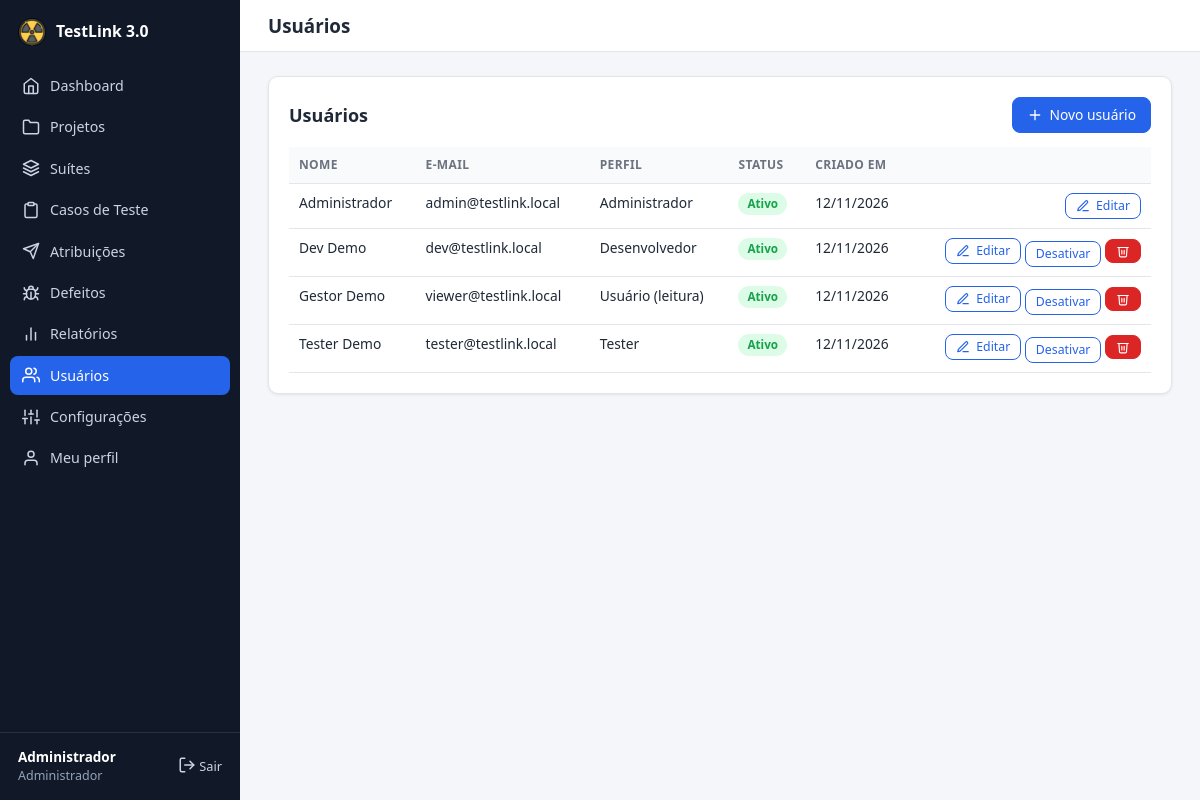
/users.php (signed in), run on the app's committed database.
### tables this page shows
CREATE TABLE users (
    id            INT UNSIGNED AUTO_INCREMENT PRIMARY KEY,
    name          VARCHAR(120) NOT NULL,
    email         VARCHAR(160) NOT NULL UNIQUE,
    password_hash VARCHAR(255) NOT NULL,
    role          ENUM('admin','tester','developer','viewer') NOT NULL DEFAULT 'tester',
    active        TINYINT(1) NOT NULL DEFAULT 1,
     
    status        ENUM('approved','pending','rejected') NOT NULL DEFAULT 'approved',
    created_at    DATETIME NOT NULL DEFAULT CURRENT_TIMESTAMP
);

### includes/db.php (called while the page is built)
<?php
function db(): PDO
{
    static $pdo = null;
    if ($pdo === null) {
        $dsn = 'mysql:host=' . DB_HOST . ';dbname=' . DB_NAME . ';charset=' . DB_CHARSET;
        try {
            $pdo = new PDO($dsn, DB_USER, DB_PASS, [
                PDO::ATTR_ERRMODE            => PDO::ERRMODE_EXCEPTION,
                PDO::ATTR_DEFAULT_FETCH_MODE => PDO::FETCH_ASSOC,
                PDO::ATTR_EMULATE_PREPARES   => false,
            ]);
        } catch (PDOException $e) {
            http_response_code(500);
            exit('<h1>Erro de conexão</h1><p>Não foi possível conectar ao banco de dados. '
                . 'Verifique <code>config/config.php</code> e se o <code>database.sql</code> foi importado.</p>');
        }
    }
    return $pdo;
}
function q(string $sql, array $params = []): PDOStatement
{
    $st = db()->prepare($sql);
    $st->execute($params);
    return $st;
}

### includes/auth.php (called while the page is built, shortened)
<?php
function current_user(): ?array
{
    static $user = false;
    if ($user !== false) {
        return $user;
    }
    $row = q('SELECT id, name, email, role, active FROM users WHERE id = ?', [$_SESSION['uid']])->fetch();
    return $user = $row;
}
function require_login(): array
{
    $u = current_user();
    return $u;
}
function require_role(string ...$roles): array
{
    $u = require_login();
    return $u;
}

### users.php (the view, shortened to what this page needs)
<?php
require __DIR__ . '/includes/bootstrap.php';
$me = require_role('admin');
$editId = get_int('edit');
$showForm = isset($_GET['new']) || $editId;
$editing = $editId ? q('SELECT * FROM users WHERE id = ?', [$editId])->fetch() : null;
$pageTitle = 'Usuários';
$active = 'users.php';
include __DIR__ . '/includes/header.php';
if ($showForm):
    $u = $editing ?: ['id' => 0, 'name' => '', 'email' => '', 'role' => 'tester', 'active' => 1];
?>
<div class="card" style="max-width:640px">
    <h2><?= $editing ? 'Editar usuário' : 'Novo usuário' ?></h2>
    <form method="post">
        <?= csrf_field() ?>
        <input type="hidden" name="action" value="save">
        <input type="hidden" name="id" value="<?= (int)$u['id'] ?>">
        <div class="grid grid-2">
            <label class="field">Nome <input type="text" name="name" required maxlength="120" value="<?= e($u['name']) ?>"></label>
            <label class="field">E-mail <input type="email" name="email" required maxlength="160" value="<?= e($u['email']) ?>"></label>
            <label class="field">Perfil <select name="role"><?= options(ROLES, $u['role']) ?></select></label>
            <label class="field"><?= $editing ? 'Nova senha' : 'Senha inicial' ?>
                <input type="password" name="password" minlength="8" autocomplete="new-password" <?= $editing ? '' : 'required' ?>>
                <?php if ($editing): ?><small>Deixe em branco para manter a atual.</small><?php endif; ?>
            </label>
            <label class="check span-2"><input type="checkbox" name="active" value="1" <?= $u['active'] ? 'checked' : '' ?>> Usuário ativo</label>
        </div>
        <div class="form-actions">
            <button class="btn" type="submit">Salvar</button>
            <a class="btn btn-ghost" href="users.php">Cancelar</a>
        </div>
    </form>
</div>
<?php else:
    $users = q("SELECT * FROM users WHERE status <> 'pending' ORDER BY status = 'rejected', active DESC, name")->fetchAll();
?>
<div class="card">
    <div class="card-head"><h2>Usuários</h2><a class="btn" href="users.php?new=1"><?= icon('plus', 16) ?> Novo usuário</a></div>
    <div class="table-wrap"><table>
        <thead><tr><th>Nome</th><th>E-mail</th><th>Perfil</th><th>Status</th><th>Criado em</th><th></th></tr></thead>
        <tbody>
        <?php foreach ($users as $u): ?>
            <tr>
                <td><?= e($u['name']) ?></td>
                <td><?= e($u['email']) ?></td>
                <td><?= e(ROLES[$u['role']]) ?></td>
                <td><?= $u['status'] === 'rejected' ? badge('Recusado', 'red') : ($u['active'] ? badge('Ativo', 'green') : badge('Inativo', 'gray')) ?></td>
                <td><?= fmt_date($u['created_at']) ?></td>
                <td class="actions">
                    <a class="btn btn-sm btn-ghost" href="users.php?edit=<?= (int)$u['id'] ?>"><?= icon('edit', 14) ?> Editar</a>
                    <?php if ((int)$u['id'] !== (int)$me['id']): ?>
                    <?php if ($u['status'] === 'approved'): ?>
                    <form method="post" class="inline-form">
                        <button class="btn btn-sm btn-ghost" type="submit"><?= $u['active'] ? 'Desativar' : 'Ativar' ?></button>
                    </form>
                    <?php endif; ?>
                    <form method="post" class="inline-form" data-confirm="Excluir este usuário? Execuções e defeitos dele também serão removidos. Prefira desativar.">
                        <button class="btn btn-sm btn-danger" type="submit"><?= icon('trash', 14) ?></button>
                    </form>
                    <?php endif; ?>
                </td>
            </tr>
        <?php endforeach; ?>
        </tbody>
    </table></div>
</div>
<?php endif;
include __DIR__ . '/includes/footer.php';

### includes/header.php (shortened to what this page needs)
<?php
$user = current_user();
$pageTitle = $pageTitle ?? '';
$active = $active ?? '';
$clean = !empty($_GET['clean']);
$sys = get_setting('system_name', APP_NAME);
?>
<!DOCTYPE html>
<html lang="pt-BR">
<head>
    <link rel="stylesheet" href="assets/css/style.css?v=<?= (int)@filemtime(__DIR__ . '/../assets/css/style.css') ?>">
</head>
<body class="<?= trim(($clean ? 'clean ' : '') . ($bodyClass ?? '')) ?>">
<?php if ($user): ?>
<div class="layout">
    <aside class="sidebar" id="sidebar">
        <a class="brand" href="dashboard.php">
            <img src="assets/img/favicon.png" alt="" width="28" height="28">
            <span><?= e($sys) ?></span>
        </a>
        <nav>
            <?php foreach (nav_items($user['role']) as [$file, $label, $ico]): ?>
                <a href="<?= e($file) ?>" class="<?= $active === strtok($file, '?') ? 'active' : '' ?>">
                    <?= icon($ico) ?> <span><?= e($label) ?></span>
                </a>
            <?php endforeach; ?>
        </nav>
        <div class="sidebar-foot">
            <div class="who">
                <strong><?= e($user['name']) ?></strong>
                <small><?= e(ROLES[$user['role']]) ?></small>
            </div>
            <a href="logout.php" class="logout" title="Sair"><?= icon('logout') ?> Sair</a>
        </div>
    </aside>
    <div class="main">
        <header class="topbar no-print">
            <h1><?= e($pageTitle) ?></h1>
        </header>
        <main class="content">
<?php else: ?>
<main class="auth-wrap">
<?php endif; ?>

### includes/helpers.php (shortened to what this page needs)
<?php
function e($value): string
{
    return htmlspecialchars((string)$value, ENT_QUOTES | ENT_SUBSTITUTE, 'UTF-8');
}
function get_int(string $key): int
{
    return (int)($_GET[$key] ?? 0);
}
function get_setting(string $key, string $default = ''): string
{
    static $cache = null;
    if ($cache === null) {
        try {
            $cache = db()->query('SELECT k, v FROM settings')->fetchAll(PDO::FETCH_KEY_PAIR);
        } catch (Throwable $e) {
            $cache = [];
        }
    }
    return $cache[$key] ?? $default;
}
function badge(string $text, string $class): string
{
    return '<span class="badge badge-' . e($class) . '">' . e($text) . '</span>';
}
function fmt_date(?string $d): string
{
    return $d ? date('d/m/Y', strtotime($d)) : '—';
}
function icon(string $name, int $size = 18): string
{
    $p = $paths[$name] ?? '';
    return '<svg class="icon" width="' . $size . '" height="' . $size . '" viewBox="0 0 24 24" fill="none" '
        . 'stroke="currentColor" stroke-width="2" stroke-linecap="round" stroke-linejoin="round" aria-hidden="true">'
        . $p . '</svg>';
}

### assets/css/style.css (style rules this page uses)
:root { --primary: #2563eb; --primary-dark: #1d4ed8; --primary-soft: #eff4ff; --bg: #f4f6f9; --surface: #ffffff; --border: #e2e6ec; --text: #1f2937; --muted: #6b7280; --sidebar-bg: #111827; --sidebar-text: #cbd5e1; --green: #16a34a; --green-bg: #dcfce7; --red: #dc2626; --red-bg: #fee2e2; --amber: #b45309; --amber-bg: #fef3c7; --blue: #1d4ed8; --blue-bg: #dbeafe; --teal: #0f766e; --teal-bg: #ccfbf1; --gray: #4b5563; --gray-bg: #e5e7eb; --radius: 10px; --shadow: 0 1px 3px rgba(16, 24, 40, .08); --sidebar-w: 240px; }
* { box-sizing: border-box; }
html { font-size: 15px; }
body { margin: 0; background: var(--bg); color: var(--text); font-family: system-ui, -apple-system, "Segoe UI", Roboto, Arial, sans-serif; line-height: 1.5; }
a { color: var(--primary); text-decoration: none; }
h1, h2, h3 { line-height: 1.25; margin: 0 0 .6em; }
h2 { font-size: 1.2rem; }
.icon { vertical-align: -3px; flex-shrink: 0; }
.layout { display: flex; min-height: 100vh; }
.sidebar { width: var(--sidebar-w); background: var(--sidebar-bg); color: var(--sidebar-text); display: flex; flex-direction: column; position: fixed; inset: 0 auto 0 0; z-index: 30; }
.brand { display: flex; align-items: center; gap: 10px; padding: 18px 18px 14px; color: #fff; font-weight: 700; font-size: 1.05rem; }
.sidebar nav { flex: 1; overflow-y: auto; padding: 6px 10px; }
.sidebar nav a { display: flex; align-items: center; gap: 10px; padding: 9px 12px; margin-bottom: 2px; color: var(--sidebar-text); border-radius: 8px; font-size: .95rem; }
.sidebar nav a.active { background: var(--primary); color: #fff; }
.sidebar-foot { padding: 14px 18px; border-top: 1px solid rgba(255,255,255,.1); display: flex; justify-content: space-between; align-items: center; gap: 8px; }
.sidebar-foot .who { display: flex; flex-direction: column; min-width: 0; }
.sidebar-foot strong { color: #fff; font-size: .9rem; white-space: nowrap; overflow: hidden; text-overflow: ellipsis; }
.sidebar-foot small { color: #94a3b8; }
.logout { color: var(--sidebar-text); font-size: .85rem; white-space: nowrap; }
.main { flex: 1; margin-left: var(--sidebar-w); min-width: 0; }
.topbar { display: flex; align-items: center; gap: 12px; padding: 14px 28px; background: var(--surface); border-bottom: 1px solid var(--border); position: sticky; top: 0; z-index: 10; }
.topbar h1 { margin: 0; font-size: 1.25rem; }
.content { padding: 24px 28px 48px; max-width: 1280px; }
.card { background: var(--surface); border: 1px solid var(--border); border-radius: var(--radius); box-shadow: var(--shadow); padding: 20px; margin-bottom: 20px; }
.card-head { display: flex; justify-content: space-between; align-items: center; gap: 12px; flex-wrap: wrap; margin-bottom: 14px; }
.card-head h2 { margin: 0; }
.btn { display: inline-flex; align-items: center; gap: 6px; padding: 8px 14px; border-radius: 8px; border: 1px solid var(--primary); background: var(--primary); color: #fff; font: inherit; font-size: .92rem; cursor: pointer; text-decoration: none; line-height: 1.3; }
.btn-ghost { background: transparent; color: var(--primary); }
.btn-danger { background: var(--red); border-color: var(--red); }
.btn-sm { padding: 4px 10px; font-size: .82rem; }
.inline-form { display: inline; margin: 0; }
.badge { display: inline-block; padding: 2px 9px; border-radius: 999px; font-size: .78rem; font-weight: 600; white-space: nowrap; }
.badge-green { background: var(--green-bg); color: var(--green); }
.table-wrap { overflow-x: auto; }
table { width: 100%; border-collapse: collapse; font-size: .92rem; }
th, td { padding: 9px 10px; text-align: left; border-bottom: 1px solid var(--border); vertical-align: top; }
th { background: #f9fafb; font-size: .8rem; text-transform: uppercase; letter-spacing: .03em; color: var(--muted); white-space: nowrap; }
td.actions { white-space: nowrap; text-align: right; }

### data on the page
users: name "Administrador", role "Administrador", email "admin@testlink.local", created_at "12/11/2026", $size 14 (drawn)
users: name "Dev Demo", email "dev@testlink.local", role "Desenvolvedor", created_at "12/11/2026", $size 14 (drawn), active "Desativar"
users: name "Gestor Demo", email "viewer@testlink.local", role "Usuário (leitura)", created_at "12/11/2026", $size 14 (drawn), active "Desativar"
users: name "Tester Demo", email "tester@testlink.local", role "Tester", created_at "12/11/2026", $size 14 (drawn), active "Desativar"

### other printed values
$sys "TestLink 3.0"
$label "Dashboard"
$label "Projetos"
$label "Suítes"
$label "Casos de Teste"
$label "Atribuições"
$label "Defeitos"
$label "Relatórios"
$label "Usuários"
$label "Configurações"
$label "Meu perfil"
$pageTitle "Usuários"
